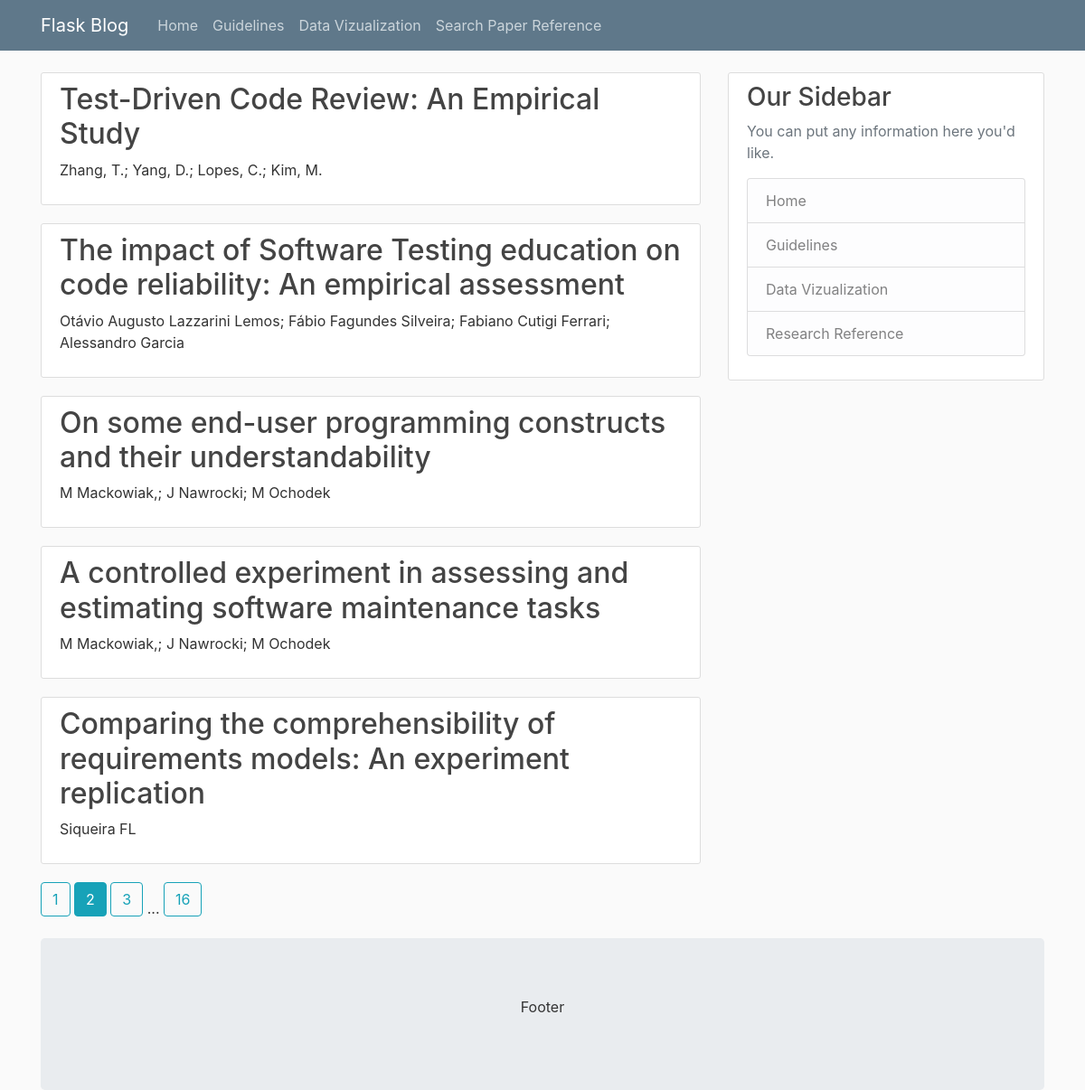
The page /search?page=2 on the database its author committed.
### flaskblog/models.py (models this page shows)
class Publication(db.Model):
    pub_id = db.Column(db.Integer, primary_key=True)
    title = db.Column(db.String(200), nullable=False)
    year = db.Column(db.Integer, nullable=False)
    venue = db.Column(db.String(20), nullable=False)
    authors = db.Column(db.String(200), nullable=False)
    experiments = db.relationship("Experiment", backref="exp_pub", lazy=True)

### flaskblog/finder/routes.py (the view)
@finder.route("/search")
def search():
    page = request.args.get('page', 1, type=int)
    pubs = Publication.query.order_by(
        Publication.year.desc()).paginate(page=page, per_page=5)
    return render_template('research.html', pubs=pubs)

### flaskblog/templates/research.html
{% extends "layout.html" %}
{% block content %}
    {% for post in pubs.items %}
        <article class="media content-section">
          <div class="media-body">
            <h2><a class="article-title" href="{{ url_for('finder.details', pub_id=post.pub_id) }}">{{ post.title }}</a></h2>
            <p class="article-content">{{ post.authors }}</p>
          </div>
        </article>
    {% endfor %}
    {% for page_num in pubs.iter_pages(left_edge=1, right_edge=1, left_current=1, right_current=2) %}
      {% if page_num %}
        {% if pubs.page == page_num %}
          <a class="btn btn-info mb-4" href="{{ url_for('finder.search', page=page_num) }}">{{ page_num }}</a>
        {% else %}
          <a class="btn btn-outline-info mb-4" href="{{ url_for('finder.search', page=page_num) }}">{{ page_num }}</a>
        {% endif %}
      {% else %}
        ...
      {% endif %}
    {% endfor %}
{% endblock content %}

### flaskblog/static/main.css (style rules this page uses)
body { background: #fafafa; color: #333333; margin-top: 5rem; }
h1, h2, h3, h4, h5, h6 { color: #444444; }
.content-section { background: #ffffff; padding: 10px 20px; border: 1px solid #dddddd; border-radius: 3px; margin-bottom: 20px; }
.article-title { color: #444444; }
.article-content { white-space: pre-line; }

### rows shown on the page
Publication: title "Test-Driven Code Review: An Empirical Study", authors "Zhang, T.; Yang, D.; Lopes, C.; Kim, M."
Publication: title "The impact of Software Testing education on code reliability: An empirical assessment", authors "Otávio Augusto Lazzarini Lemos; Fábio Fagundes Silveira; Fabiano Cutigi Ferrari; Alessandro Garcia"
Publication: title "On some end-user programming constructs and their understandability", authors "M Mackowiak,; J Nawrocki; M Ochodek"
Publication: title "A controlled experiment in assessing and estimating software maintenance tasks", authors "M Mackowiak,; J Nawrocki; M Ochodek"
Publication: title "Comparing the comprehensibility of requirements models: An experiment replication", authors "Siqueira FL"

### other values the page prints
{{ page_num }} "1" "3" "16"
{{ page_num }} "2"
